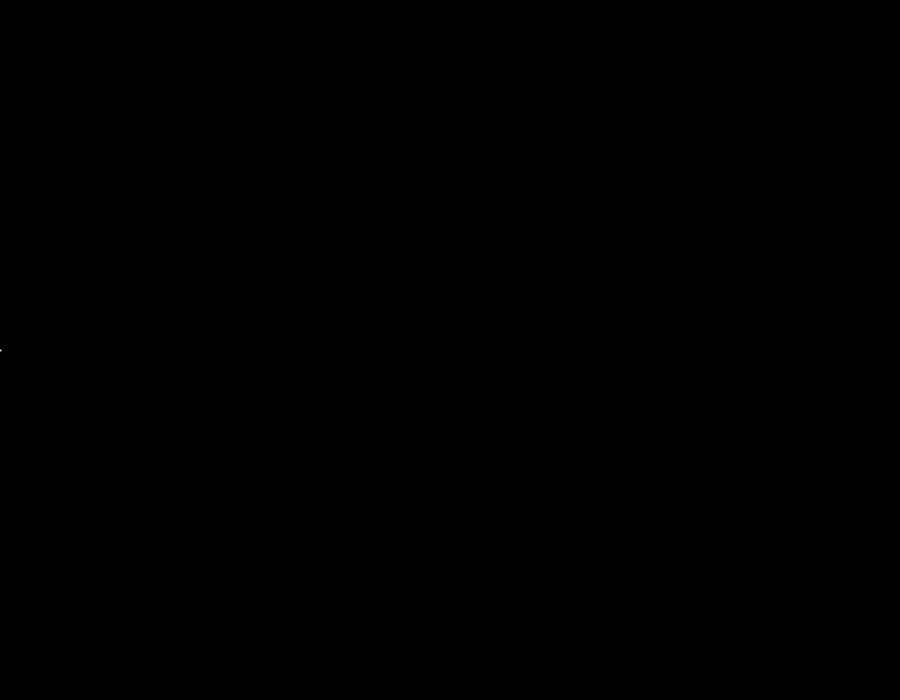
Frame 1 (no input)
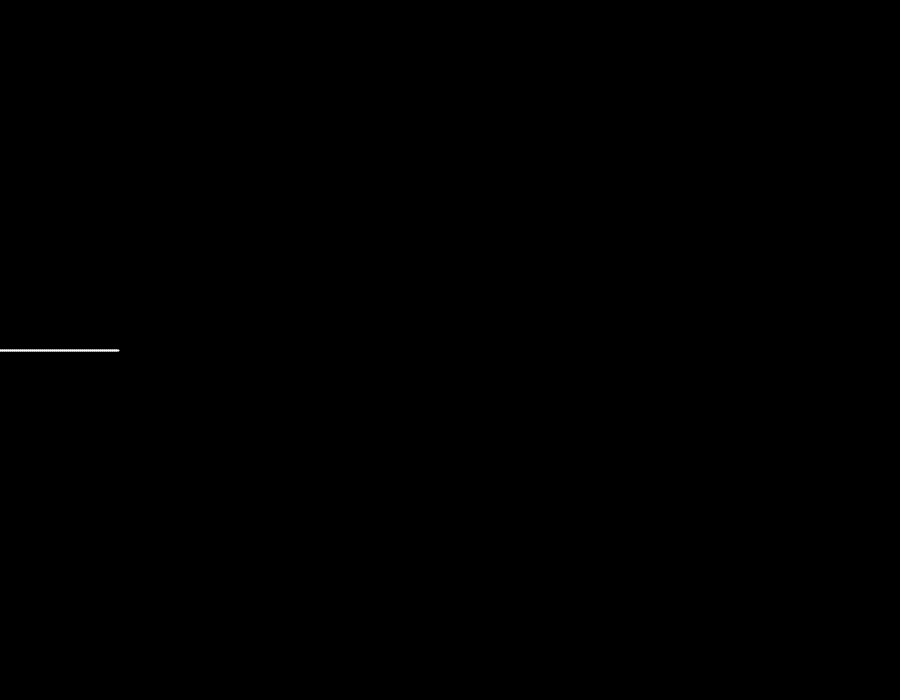
Frame 60 (the mouse pressed at the canvas centre just before this capture)
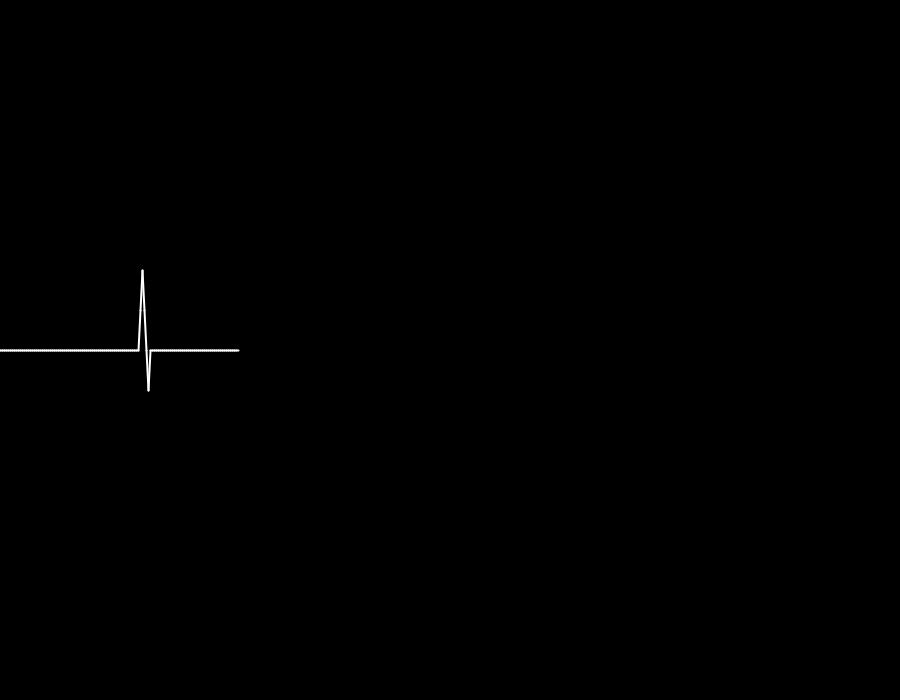
Frame 120 (the mouse held since frame 60 and released just before this capture)

The Processing sketch that drew these frames (run headless with seeded random() and noise(); from frame 60 on, the mouse is pressed at the canvas centre):

// Processing sketch: heartbeat
// ── heartbeat.pde
import java.util.*;


int JUMP = -40;
int PACE = 2;
int x;
int y;
int length;
Heart heart;
Deque<Position> history;


void setup() {
    size(900, 700);
    background(0);

    heart = new Heart();
    history = new LinkedList();
    x = 0;
    y = height / 2;

    float maxLength = width / PACE;
    length = int(maxLength * 0.9);
}

void draw() {
    stroke(255);
    strokeWeight(2);

    if (frameCount % 70 == 0) {
        heart.pump();
    }

    Position current = new Position(x, heart.position + height / 2);
    Position previous;
    if (!history.isEmpty()) {
        previous = history.getFirst();
        if (previous.x > current.x) {
            previous = current;
        }
    } else {
        previous = current;
    }


    line(previous.x, previous.y, current.x, current.y);

    history.addFirst(current);

    if (history.size() > length) {
        clearTail();
    }

    x += PACE;
    if (x >= width) {
        x = 0;
    }
    heart.reset();
}

void clearTail() {
    stroke(0);
    strokeWeight(3);
    Position removed = history.removeLast();
    line(removed.x - 1, JUMP * 2 + height / 2 - 10, removed.x, abs(JUMP) + height / 2);
}

class Position {
    int x;
    int y;

    Position(int x, int y) {
        this.x = x;
        this.y = y;
    }
}

class Heart {

    int[] stages;
    int index;
    int position;

    Heart() {
        stages = new int[]{1, 2, 1, 0, -1, 0};
        index = -1;
        position = 0;
    }

    void reset() {
        if (index == -1) {
            position = 0;
        }  else {
            position = stages[index] * JUMP;
            if (stages.length <= ++index) {
                index = -1;
            }
        }

    }

    void pump() {
        index = 0;
    }

}
